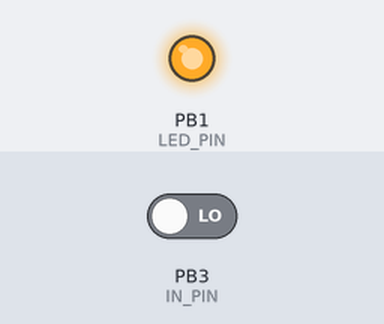
This sketch was run on a simulated ATtiny85, built with avr-gcc and run on an emulated ATtiny85. On the bench: output pins drawn as LEDs (lit = HIGH). The test bench sets the inputs (shaded band); at power-on: PB3 (IN_PIN) LOW.

Above: at 1.2 s.
1.3 s: PB3 (IN_PIN) driven HIGH
Timing chart, 0 to 10.3 s (numbered marks = the images above; inputs shaded):
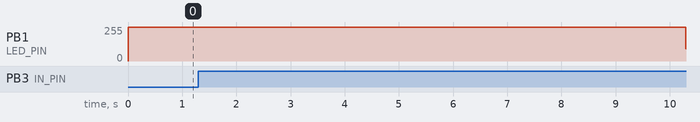

Measured:
- after the input at 1.3 s, PB1 (LED_PIN): 255/255 → 91/255 after 9.0 s

The sketch:

infraredTinyOne.ino
```cpp
/**
    Infrared Action (Transmitter) - Mission Possible MK2
    Ward Melville HS Science Olympiad - Team A - 2017-2018
    infraredTinyOne.ino
    Purpose: Sends a message comprosed of three 100 millisecond pulses separated by 100 milliseconds using an infrared LED.

    @author David Cutting
    @version 2.0 3/3/2018
*/

#define F_CPU 8000000
#define __AVR_ATtiny25__
#include <avr/interrupt.h>

// Definitions for microcontroller pin numbers
const int IN_PIN = 3;
const int LED_PIN = 1;

// Variables for states of the pins
bool inState = LOW;
bool outState = LOW;

// Variables and constants for the debounce code
unsigned int counter = 0;
const int DEBOUNCE_COUNT = 50;
long time = 0;

void setup() {
  // Set the microcontroller pins as either inputs or outputs
  //wdt_disable();
  sei();
  pinMode(IN_PIN, INPUT);

  //PLLCSR = (1<<PCKE) | (1<<PLLE); // Enable 64 MHz PLL and use as source for Timer1
  pinMode(LED_PIN, OUTPUT);
  OCR1C = 199;  // Frequency
  OCR1A = 0;  // Duty cycle
  TCCR1 = (1<<CS12) | (1<<COM1A1) | (1<<COM1A0) | (1<<PWM1A); // Set PWM with a prescaler of 2
  GTCCR = (1<<PWM1B) | (1<<COM1B1) | (1<<COM1B0); // clear on match, enable PWM
}

void loop() {
  if(digitalRead(IN_PIN)) {
    GTCCR &= (0<<PWM1B);
    OCR1A = 128;  // Duty cycle
    GTCCR |= (1<<PWM1B);
    delay(5);
    GTCCR &= (0<<PWM1B);
    OCR1A = 0;  // Duty cycle
    GTCCR |= (1<<PWM1B);
    delay(5);
  }

}
```
